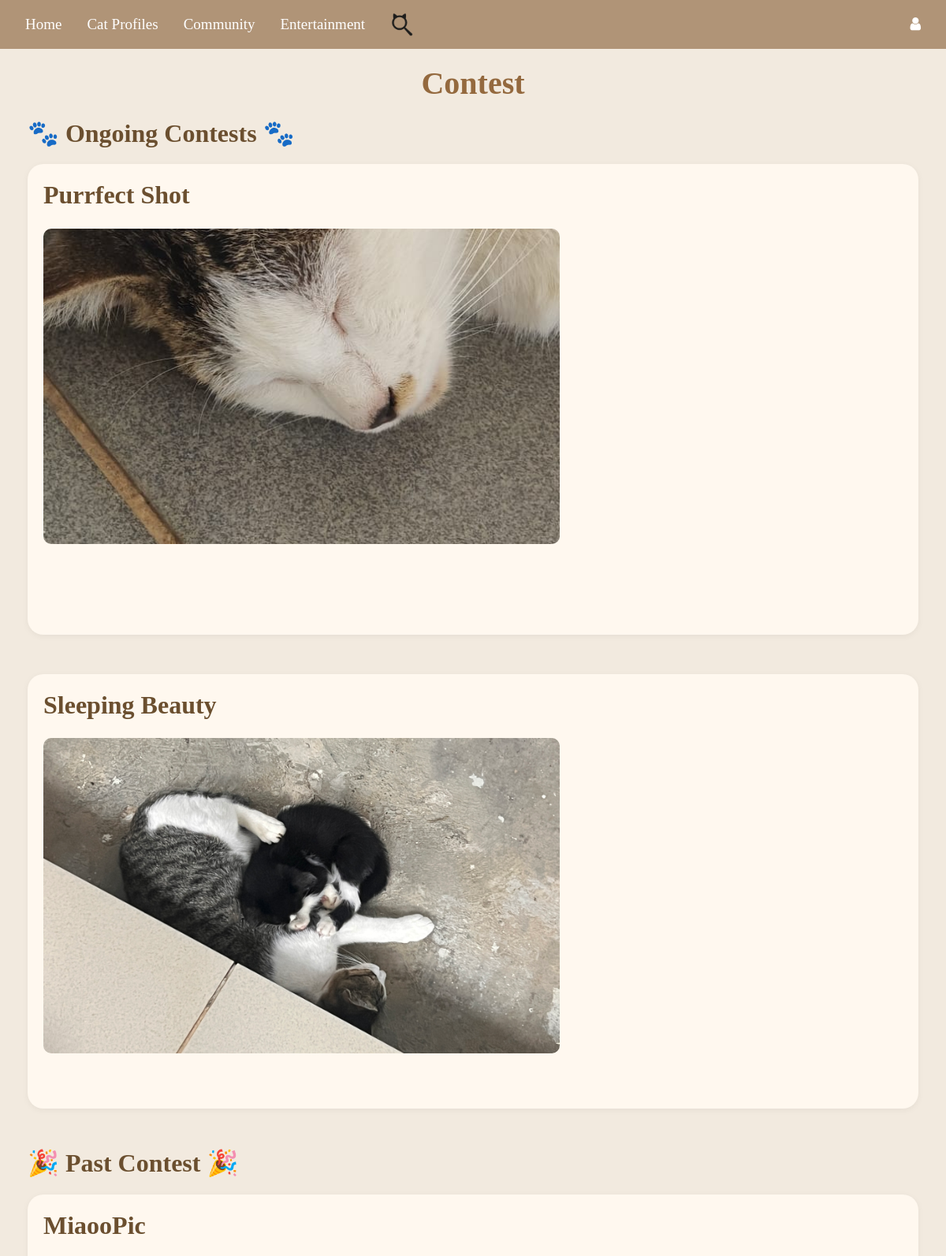
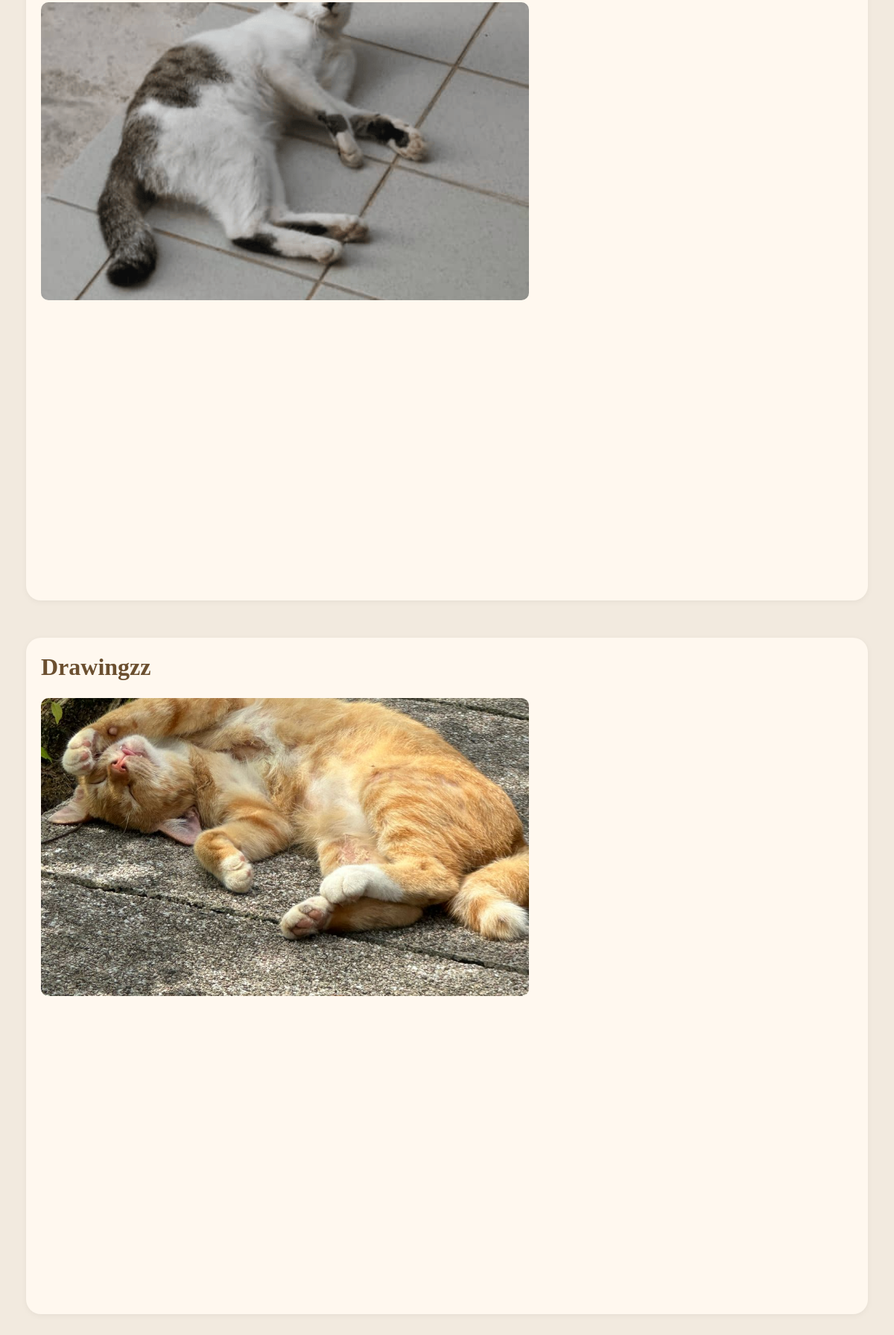
/contest_page, run on the app's committed database (2 pictures, top to bottom).
### tables this page shows
CREATE TABLE contests (
    id INTEGER PRIMARY KEY AUTOINCREMENT,
    name TEXT NOT NULL,
    start_date TEXT NOT NULL,
    end_date TEXT NOT NULL,
    voting_start TEXT NOT NULL,
    voting_end TEXT NOT NULL,
    result_announcement TEXT NOT NULL,
    purpose TEXT NOT NULL,
    rules TEXT NOT NULL,
    prizes TEXT NOT NULL,
    banner_url TEXT
);

### Website/contestmanagement.py (the view)
@contestmanagement_bp.route("/contest_page")
def contest_page():
    print(f"DEBUG: current_user = {current_user}")  # Debugging current_user
    user_role = getattr(current_user, 'role', 'user')
    print(f"DEBUG: user_role = {user_role}")
    conn = get_db_connection()
    contests = conn.execute("SELECT * FROM contests").fetchall()  # Get all contests
    conn.close()
    today = date.today()
    contests = [dict(c) for c in contests]
    for c in contests:
        c["start_date"] = datetime.strptime(c["start_date"], "%Y-%m-%d").date()  #Convert string to date
        c["end_date"] = datetime.strptime(c["end_date"], "%Y-%m-%d").date()  #Convert string to date
        c["voting_end"] = datetime.strptime(c["voting_end"], "%Y-%m-%d").date()
    ongoing_contests = sorted(
        [c for c in contests if c["start_date"] <= today and c["voting_end"] >= today], key=lambda x: x["voting_end"]
    )  #Sort ongoing contests so those ending soonest are first
    upcoming_contests = sorted(
        [c for c in contests if c["start_date"] > today], key=lambda x: x["start_date"]
    )  #Sort upcoming contests by start date
    completed_contests = sorted(
        [c for c in contests if c["voting_end"] < today], key=lambda x: x["voting_end"], reverse=True
    )  #Sort completed contests with the latest ended at the top
    return render_template("contest.html", contests=contests, user=current_user, user_role=user_role, user_has_submitted=user_has_submitted, ongoing_contests=ongoing_contests, upcoming_contests=upcoming_contests, completed_contests=completed_contests)

### Website/contestmanagement.py (called while the page is built, shortened)
def get_db_connection():
    db_path = os.path.join(os.path.dirname(__file__), '..', 'instance', 'datebase.db')
    db_path = os.path.abspath(db_path)
    conn = sqlite3.connect(db_path)
    conn.row_factory = sqlite3.Row
    return conn

def user_has_submitted(name, contest_id):
    if not name or not contest_id:
        return False

### Website/templates/contest.html (shortened to what this page needs)
{% extends 'base.html' %}
{% block content %}
<div style="padding: 20px;">
    <h1 style="text-align: center; font-family: 'Times New Roman', Times, serif;">Contest</h1>
    {% if ongoing_contests %}
        <h2 style="color: #6b4f2f; font-family: 'Times New Roman', Times, serif; font-weight: bolder; margin-bottom: 20px;">🐾 Ongoing Contests 🐾</h2>
        {% for contest in ongoing_contests %}
            <div class="individual-contest-container" style="background-color: #fff8ef; border-radius: 20px; padding: 20px; margin-bottom: 50px; box-shadow: 0 2px 8px rgba(0,0,0,0.05);">
                <div class="contest-card">
                    <div class="contest-header">
                        <h2 onclick="toggleDetails('{{contest.name}}')" class="toggle-button">{{ contest.name }}</h2>
                    </div>
                    <div class="contest-layout">
                        {% if contest.banner_url and contest.banner_url != '' %}
                            <img src="{{ url_for('static', filename='contest/' + contest.banner_url.split('/')[-1]) }}" alt="Contest Banner" class="banner">
                        {% endif %}
                    </div>
                </div>
            </div>
        {% endfor %}
    {% endif %}
    {% if completed_contests %}
        <h2 style="color: #6b4f2f; font-family: 'Times New Roman', Times, serif; font-weight: bolder; margin-bottom: 20px;">🎉 Past Contest 🎉</h2>
        {% for contest in completed_contests %}
            <div class="individual-contest-container" style="background-color: #fff8ef; border-radius: 20px; padding: 20px; margin-bottom: 50px; box-shadow: 0 2px 8px rgba(0,0,0,0.05);">
                <div class="contest-card">
                    <div class="contest-header">
                        <h2 onclick="toggleDetails('{{contest.name}}')" class="toggle-button">{{ contest.name }}</h2>
                    </div>
                    <div class="contest-layout">
                        {% if contest.banner_url and contest.banner_url != '' %}
                            <img src="{{ url_for('static', filename='contest/' + contest.banner_url.split('/')[-1]) }}" alt="Contest Banner" class="banner">
                        {% endif %}
                    </div>
                </div>
            </div>
        {% endfor %}
    {% endif %}
</div>
{% endblock %}

### Website/templates/base.html (shortened to what this page needs)
<!DOCTYPE html>
<html>
<head>
    <link rel="stylesheet" href="https://stackpath.bootstrapcdn.com/bootstrap/4.4.1/css/bootstrap.min.css"
 />
    <link rel="stylesheet" href="https://stackpath.bootstrapcdn.com/font-awesome/4.7.0/css/font-awesome.min.css"
 />
</head>
<body>
<nav class="navbar navbar-expand-lg navbar-dark" style="background-color: rgb(176, 148, 119);">
    <a class="nav-item nav-link" style="font-family: 'Times New Roman'; color: white; font-size: 19px;" href="/">Home</a>
    <div class="dropdown nav-item">
        <a class="nav-link" href="#" id="dropdownMenuLink" aria-haspopup="true" aria-expanded="false"
           style="font-family: 'Times New Roman'; color: white; font-size: 19px;">
            Cat Profiles
        </a>
    </div>
    <a class="nav-item nav-link" style="font-family: 'Times New Roman'; color: white; font-size: 19px;" href="{{ url_for('community.community_feature') }}">
        Community
    </a>
    <div class="dropdown nav-item">
        <a class="nav-link" href="#" id="dropdownMenuLink" aria-haspopup="true" aria-expanded="false"
           style="font-family: 'Times New Roman'; color: white; font-size: 19px;">
            Entertainment
        </a>
    </div>
    <a class="nav-item nav-link" href="{{ url_for('search.search_feature') }}" style="color: white; font-size: 19px;">
        <img src="{{ url_for('static', filename='Images/option2.png') }}" alt="Search" style="width: 30px; height: 30px;">
    </a>
    <div class="ml-auto d-flex align-items-center">
        <div class="dropdown">
            <a class="nav-link" href="#" aria-haspopup="true" aria-expanded="false" style="color: white; font-size: 19px;">
                <i class="fa fa-user" aria-hidden="true"></i>
            </a>
        </div>
    </div>
</nav>
<div class="container-fluid">{% block content %}{% endblock %}</div>
</body>
</html>

### Website/templates/base.html (style rules this page uses)
.dropdown { position: relative; display: inline-block; }
.navbar { display: flex; justify-content: space-between; align-items: center; }
.ml-auto { margin-left: auto !important; }
body { background-color: #f9f4ef; }

### Website/templates/contest.html (style rules this page uses)
h1 { font-weight: bold; color: #94693e; text-align: center; margin-bottom: 20px; }
body { background-color: #f2eadf; }
.banner { width: 100%; max-width: 800px; height: auto; display: block; margin: 0 auto; }
.toggle-button { cursor: pointer; color: #6b4f2f; font-weight: bold; transition: color 0.3s ease-in-out; }
.banner { width: 800px; height: 400px; object-fit: cover; border-radius: 10px; float: left; margin-left: 0; margin-right: auto; align-self: flex-start; }
.contest-card { display: flex; align-items: flex-start; flex-direction: column; gap: 15px; margin-bottom: 50px; }
.contest-header { display:block; font-size: 24px; font-weight: bolder; text-align: left; width: 100%; font-family: 'Times New Roman', Times, serif; }
.contest-layout { display: flex; flex-direction: row; align-items: center; gap: 20px; justify-content: flex-start; max-width: 100%; }

### data on the page
contests: name "Purrfect Shot", banner_url (picture)
contests: name "Sleeping Beauty", banner_url (picture)
contests: name "MiaooPic", banner_url (picture)
contests: name "Drawingzz", banner_url (picture)
